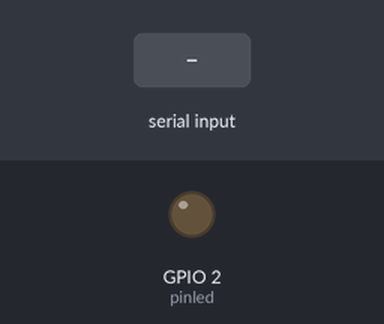
A program run on a simulated ESP32. Shown: output pins drawn as LEDs (lit = HIGH). Inputs (shaded band) come from the test bench. What the program prints to the serial monitor is not drawn.

Above: at 1.2 s.
1.3 s: "pisca\n" received over Serial
At 2.1 s:
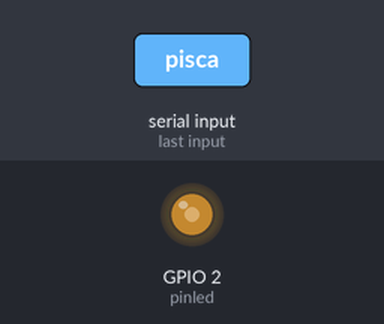
4.3 s: "liga\n" received over Serial
At 5.2 s:
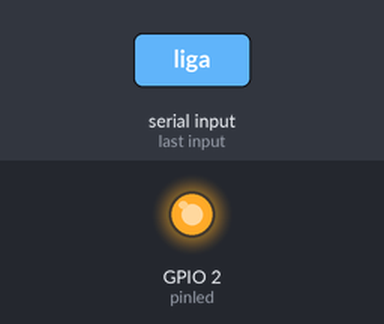
Timing chart, 0 to 7.3 s (numbered marks = the images above; inputs shaded):
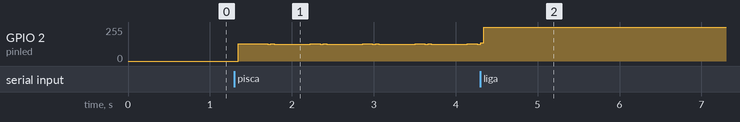

The program:

main.cpp
```cpp
#include <Arduino.h>
#define pinled 2
void setup()
{
  pinMode(pinled, OUTPUT);
  Serial.begin(9600);
  Serial.print("comunicacao serial iniciada\n\r");
}

void loop()
{
  static bool piscaled = false;
  static bool estadoled = 0;
  static int velocidade = 0;
  if (Serial.available())
  {
    String Msg = Serial.readStringUntil('\n');
    Msg.trim();

    if (Msg.equalsIgnoreCase("liga"))
    {
      piscaled = false;
      estadoled = true;
    }
    else if (Msg.equalsIgnoreCase("desliga"))
    {
      estadoled = false;
      piscaled = false;
    }
    else if (Msg.equalsIgnoreCase("pisca"))
    {
      piscaled = true;
    }

    else if (Msg.equalsIgnoreCase("mais rapido") && piscaled)
    {
      velocidade += 200;
    }
    else if (Msg.equalsIgnoreCase("mais devagar")&&piscaled)
    {
      velocidade -= 200;
    }
    if (Msg.startsWith("velocidade = "))
    {
      int tamanho = Msg.length();
      String extracao = Msg.substring(13, tamanho);
      Serial.println(extracao);
    }

  }
  unsigned long tempoatual = millis();
  static unsigned long tempoinicial = 0;

  if (piscaled)
  {
    if (tempoatual - tempoinicial > velocidade)
    {
      estadoled = !estadoled;
      tempoinicial = tempoatual;
    }
  }

  digitalWrite(pinled, estadoled);
}
```

Measured:
- after the input at 1.3 s, GPIO 2 (pinled): 0/255 → 130/255 at once, then repeats every 0.64 s: 124/255 0.04 s, 131/255 0.04 s, 124/255 0.44 s, 130/255 0.12 s
